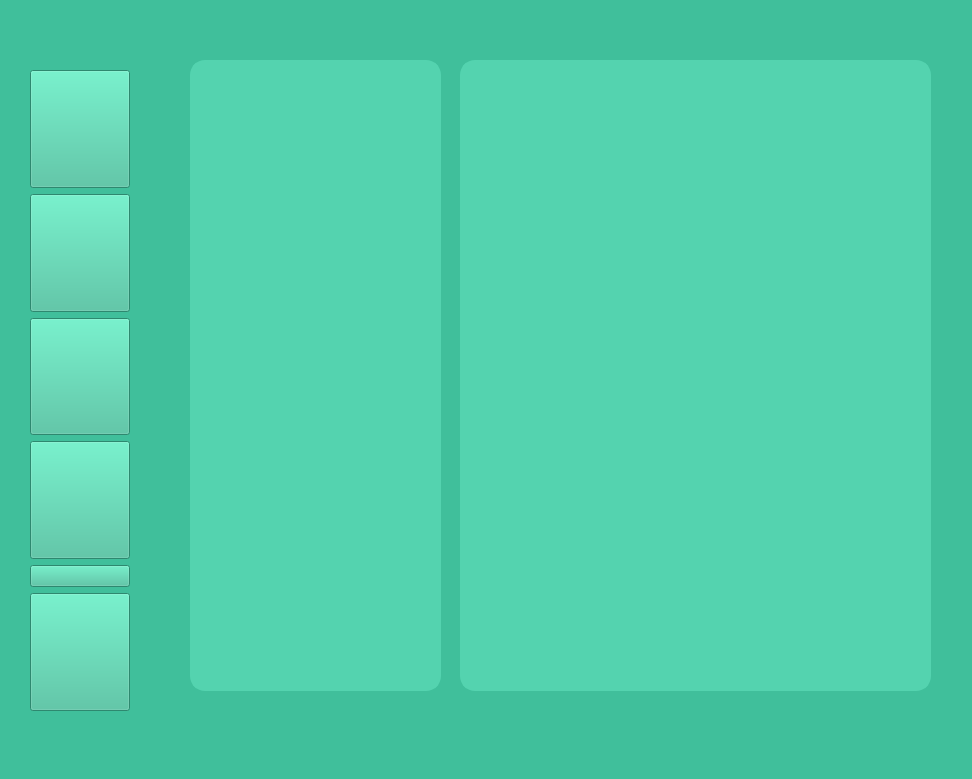
<?xml version="1.0" encoding="UTF-8"?>
<ui version="4.0">
 <class>MainWindow</class>
 <widget class="QMainWindow" name="MainWindow">
  <property name="geometry">
   <rect>
    <x>0</x>
    <y>0</y>
    <width>972</width>
    <height>779</height>
   </rect>
  </property>
  <property name="minimumSize">
   <size>
    <width>90</width>
    <height>90</height>
   </size>
  </property>
  <property name="windowTitle">
   <string>MainWindow</string>
  </property>
  <property name="styleSheet">
   <string notr="true">background-color:  rgb(64, 191, 155);</string>
  </property>
  <widget class="QWidget" name="centralwidget">
   <widget class="QLabel" name="first_column">
    <property name="geometry">
     <rect>
      <x>190</x>
      <y>60</y>
      <width>251</width>
      <height>631</height>
     </rect>
    </property>
    <property name="styleSheet">
     <string notr="true">border: 5px solid #54D3AF;
                                      border-radius: 15px;
                                       padding: 6px;
                                       background-color: #54D3AF;
color: rgb(255, 255, 255);
</string>
    </property>
    <property name="text">
     <string/>
    </property>
    <property name="alignment">
     <set>Qt::AlignLeading|Qt::AlignLeft|Qt::AlignTop</set>
    </property>
    <property name="wordWrap">
     <bool>true</bool>
    </property>
    <property name="margin">
     <number>0</number>
    </property>
    <property name="indent">
     <number>-1</number>
    </property>
   </widget>
   <widget class="QLabel" name="second_column">
    <property name="geometry">
     <rect>
      <x>460</x>
      <y>60</y>
      <width>471</width>
      <height>631</height>
     </rect>
    </property>
    <property name="font">
     <font>
      <family>JetBrains Mono NL</family>
      <italic>true</italic>
      <bold>true</bold>
     </font>
    </property>
    <property name="styleSheet">
     <string notr="true">border: 5px solid #54D3AF;
                                      border-radius: 15px;
                                       padding: 6px;
                                       background-color: #54D3AF;
color: rgb(255, 255, 255);</string>
    </property>
    <property name="text">
     <string/>
    </property>
    <property name="alignment">
     <set>Qt::AlignLeading|Qt::AlignLeft|Qt::AlignTop</set>
    </property>
    <property name="wordWrap">
     <bool>true</bool>
    </property>
    <property name="margin">
     <number>0</number>
    </property>
    <property name="indent">
     <number>-1</number>
    </property>
   </widget>
   <widget class="QLabel" name="section_name">
    <property name="geometry">
     <rect>
      <x>260</x>
      <y>7</y>
      <width>511</width>
      <height>41</height>
     </rect>
    </property>
    <property name="font">
     <font>
      <family>DejaVu Math TeX Gyre</family>
      <pointsize>20</pointsize>
      <bold>true</bold>
     </font>
    </property>
    <property name="styleSheet">
     <string notr="true">color: rgb(0, 0, 0);</string>
    </property>
    <property name="text">
     <string/>
    </property>
   </widget>
   <widget class="QWidget" name="layoutWidget">
    <property name="geometry">
     <rect>
      <x>30</x>
      <y>70</y>
      <width>100</width>
      <height>641</height>
     </rect>
    </property>
    <layout class="QVBoxLayout" name="verticalLayout">
     <item>
      <widget class="QPushButton" name="CPU">
       <property name="sizePolicy">
        <sizepolicy hsizetype="Preferred" vsizetype="Preferred">
         <horstretch>0</horstretch>
         <verstretch>0</verstretch>
        </sizepolicy>
       </property>
       <property name="styleSheet">
        <string notr="true">border-image: url(:CPU.png);

QPushButton {
                           border: 2px solid #8f8f91;
                            border-radius: 10px;
                            padding: 6px;
                        }</string>
       </property>
       <property name="text">
        <string/>
       </property>
      </widget>
     </item>
     <item>
      <widget class="QPushButton" name="RAM">
       <property name="sizePolicy">
        <sizepolicy hsizetype="Preferred" vsizetype="Preferred">
         <horstretch>0</horstretch>
         <verstretch>0</verstretch>
        </sizepolicy>
       </property>
       <property name="styleSheet">
        <string notr="true">color: rgb(97, 53, 131);
font: bold;
border-image: url(:RAM.png);
</string>
       </property>
       <property name="text">
        <string/>
       </property>
      </widget>
     </item>
     <item>
      <widget class="QPushButton" name="GPU">
       <property name="sizePolicy">
        <sizepolicy hsizetype="Preferred" vsizetype="Preferred">
         <horstretch>0</horstretch>
         <verstretch>0</verstretch>
        </sizepolicy>
       </property>
       <property name="styleSheet">
        <string notr="true">color: rgb(97, 53, 131);
font: bold;
border-image: url(:GPU.png);</string>
       </property>
       <property name="text">
        <string/>
       </property>
      </widget>
     </item>
     <item>
      <widget class="QPushButton" name="MONITOR">
       <property name="sizePolicy">
        <sizepolicy hsizetype="Preferred" vsizetype="Preferred">
         <horstretch>0</horstretch>
         <verstretch>0</verstretch>
        </sizepolicy>
       </property>
       <property name="styleSheet">
        <string notr="true">color: rgb(97, 53, 131);
font: bold;
border-image: url(:MONITOR.png);
</string>
       </property>
       <property name="text">
        <string/>
       </property>
      </widget>
     </item>
     <item>
      <widget class="QPushButton" name="BASEBOARD">
       <property name="styleSheet">
        <string notr="true">color: rgb(97, 53, 131);
font: bold;
</string>
       </property>
       <property name="text">
        <string/>
       </property>
      </widget>
     </item>
     <item>
      <widget class="QPushButton" name="DISK">
       <property name="sizePolicy">
        <sizepolicy hsizetype="Preferred" vsizetype="Preferred">
         <horstretch>0</horstretch>
         <verstretch>0</verstretch>
        </sizepolicy>
       </property>
       <property name="styleSheet">
        <string notr="true">color: rgb(97, 53, 131);
font: bold;
border-image: url(:DISK.png);
</string>
       </property>
       <property name="text">
        <string/>
       </property>
      </widget>
     </item>
    </layout>
   </widget>
  </widget>
  <widget class="QMenuBar" name="menubar">
   <property name="geometry">
    <rect>
     <x>0</x>
     <y>0</y>
     <width>972</width>
     <height>23</height>
    </rect>
   </property>
  </widget>
  <widget class="QStatusBar" name="statusbar"/>
 </widget>
 <resources/>
 <connections/>
</ui>
